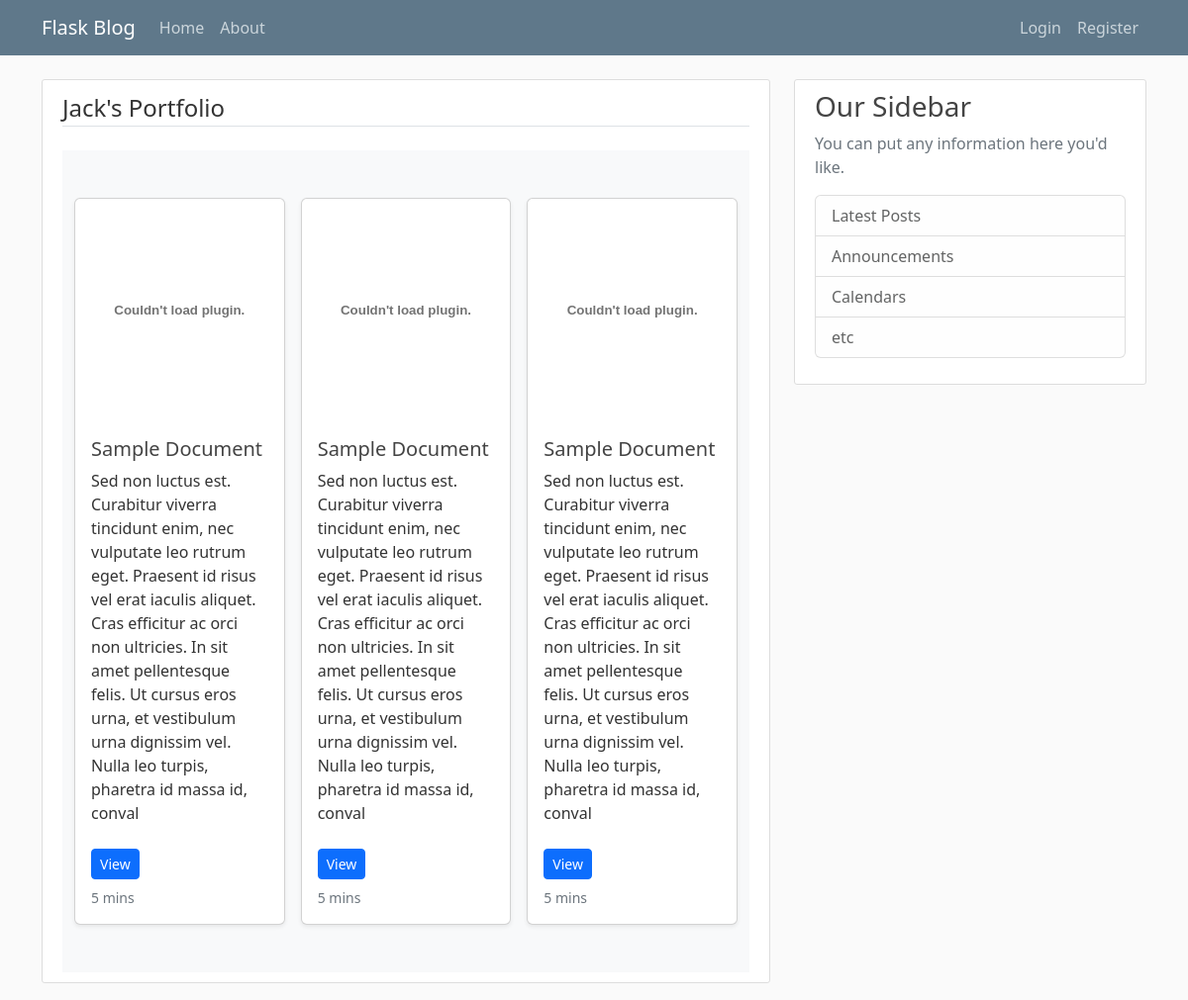
The page /portfolio/Jack on the database its author committed.
### blogserver/models.py (models this page shows)
class Document(db.Model):
    __tablename__ = 'document'
    id = db.Column(db.Integer, primary_key=True)
    name = db.Column(db.String(100), nullable=False)
    description = db.Column(db.Text, nullable = True)
    read_time = db.Column(db.Integer, nullable = False)
    presigned_url = db.Column(db.String(300), nullable=True, default = None)
    owner = db.relationship("User", back_populates = "documents")
    owner_id = db.Column(db.Integer, db.ForeignKey('user.id'), nullable=False)
    posts = db.relationship("Post", secondary='post_documents', back_populates='documents')
    def __repr__(self):
        return f"Document('{self.id}','{self.name}')"

### blogserver/users/routes.py (the view)
@users.route('/portfolio/<string:username>')
def user_portfolio(username):
    title = username.capitalize() +"'s Portfolio"
    user = User.query.filter_by(username=username).first()
    documents = user.documents
    return render_template('public_portfolio.html', title = title, documents = documents)

### blogserver/templates/public_portfolio.html
{%extends "layout.html"%} {%block content%}
<div class="content-section">
  <legend class="border-bottom mb-4">{{title}}</legend>
  <div class="album py-5 bg-light">
    <div class="container">
      <div class="row row-cols-1 row-cols-sm-2 row-cols-md-3 g-3">
        {% for document in documents %}
        <div class="col d-flex align-items-stretch">
          <div class="card shadow-sm">
            <embed
              src="{{document.presigned_url}}"
              width="100%"
              height="225"
              type="application/pdf"
            />
            <div class="card-body d-flex flex-column">
              <h5 class="card-title">{{document.name}}</h5>
              <p class="card-text mb-4">{{document.description}}</p>
              <div class="btn-group mt-auto align-self-start mb-2">
                <a href="{{document.presigned_url}}" target="_blank">
                  <button type="button" class="btn btn-sm btn-primary">
                    View
                  </button></a
                >
              </div>
              <small class="text-muted">{{document.read_time}} mins</small>
            </div>
          </div>
        </div>
        {% endfor %}
      </div>
    </div>
  </div>
</div>
{%endblock%}

### blogserver/static/main.css (style rules this page uses)
body { background: #fafafa; color: #333333; margin-top: 5rem; }
h1, h2, h3, h4, h5, h6 { color: #444444; }
.content-section { background: #ffffff; padding: 10px 20px; border: 1px solid #dddddd; border-radius: 3px; margin-bottom: 20px; }

### rows shown on the page
Document: name "Sample Document", description "Sed non luctus est. Curabitur viverra tincidunt enim, nec vulputate leo rutrum eget. Praesent id risus vel erat iaculis aliquet. Cras efficitur ac orci non ultricies. In sit amet pellentesque felis. Ut cursus eros urna, et vestibulum urna dignissim vel. Nulla leo turpis, pharetra id massa id, conval", read_time "5"
Document: name "Sample Document", description "Sed non luctus est. Curabitur viverra tincidunt enim, nec vulputate leo rutrum eget. Praesent id risus vel erat iaculis aliquet. Cras efficitur ac orci non ultricies. In sit amet pellentesque felis. Ut cursus eros urna, et vestibulum urna dignissim vel. Nulla leo turpis, pharetra id massa id, conval", read_time "5"
Document: name "Sample Document", description "Sed non luctus est. Curabitur viverra tincidunt enim, nec vulputate leo rutrum eget. Praesent id risus vel erat iaculis aliquet. Cras efficitur ac orci non ultricies. In sit amet pellentesque felis. Ut cursus eros urna, et vestibulum urna dignissim vel. Nulla leo turpis, pharetra id massa id, conval", read_time "5"

### other values the page prints
{{ title }} "Jack's Portfolio"
